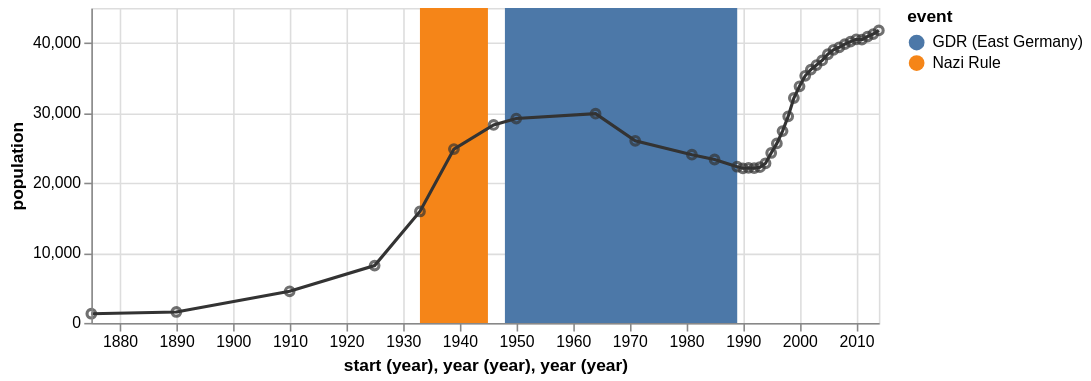

This figure's Vega-Lite source:
### Vega specification from a JSON file in a GitHub repository (floating-point values rounded to 4 significant figures)
{"$schema": "https://vega.github.io/schema/vega/v3.0.json", "description": "The population of the German city of Falkensee over time", "autosize": "pad", "padding": 5, "width": 500, "height": 200, "style": "cell", "data": [{"name": "source_0", "values": [{"start": "1933", "end": "1945", "event": "Nazi Rule"}, {"start": "1948", "end": "1989", "event": "GDR (East Germany)"}], "format": {}}, {"name": "source_1", "values": [{"year": "1875", "population": 1309}, {"year": "1890", "population": 1558}, {"year": "1910", "population": 4512}, {"year": "1925", "population": 8180}, {"year": "1933", "population": 15915}, {"year": "1939", "population": 24824}, {"year": "1946", "population": 28275}, {"year": "1950", "population": 29189}, {"year": "1964", "population": 29881}, {"year": "1971", "population": 26007}, {"year": "1981", "population": 24029}, {"year": "1985", "population": 23340}, {"year": "1989", "population": 22307}, {"year": "1990", "population": 22087}, {"year": "1991", "population": 22139}, {"year": "1992", "population": 22105}, {"year": "1993", "population": 22242}, {"year": "1994", "population": 22801}, {"year": "1995", "population": 24273}, {"year": "1996", "population": 25640}, {"year": "1997", "population": 27393}, {"year": "1998", "population": 29505}, {"year": "1999", "population": 32124}, {"year": "2000", "population": 33791}, {"year": "2001", "population": 35297}, {"year": "2002", "population": 36179}, {"year": "2003", "population": 36829}, {"year": "2004", "population": 37493}, {"year": "2005", "population": 38376}, {"year": "2006", "population": 39008}, {"year": "2007", "population": 39366}, {"year": "2008", "population": 39821}, {"year": "2009", "population": 40179}, {"year": "2010", "population": 40511}, {"year": "2011", "population": 40465}, {"year": "2012", "population": 40905}, {"year": "2013", "population": 41258}, {"year": "2014", "population": 41777}], "format": {}}, {"name": "data_0", "source": "source_0", "transform": [{"type": "formula", "expr": "timeParse(datum[\"start\"],'%Y')", "as": "start"}, {"type": "formula", "expr": "timeParse(datum[\"end\"],'%Y')", "as": "end"}, {"type": "filter", "expr": "datum[\"start\"] !== null && !isNaN(datum[\"start\"])"}, {"type": "formula", "as": "year_start", "expr": "datetime(year(datum[\"start\"]), 0, 1, 0, 0, 0, 0)"}, {"type": "formula", "as": "year_end", "expr": "datetime(year(datum[\"end\"]), 0, 1, 0, 0, 0, 0)"}]}, {"name": "data_1", "source": "source_1", "transform": [{"type": "formula", "expr": "timeParse(datum[\"year\"],'%Y')", "as": "year"}]}, {"name": "data_2", "source": "data_1", "transform": [{"type": "formula", "expr": "toDate(datum[\"year\"])", "as": "year"}, {"type": "formula", "expr": "toNumber(datum[\"population\"])", "as": "population"}, {"type": "filter", "expr": "datum[\"year\"] !== null && !isNaN(datum[\"year\"]) && datum[\"population\"] !== null && !isNaN(datum[\"population\"])"}, {"type": "formula", "as": "year_year", "expr": "datetime(year(datum[\"year\"]), 0, 1, 0, 0, 0, 0)"}]}, {"name": "data_3", "source": "data_1", "transform": [{"type": "formula", "expr": "toDate(datum[\"year\"])", "as": "year"}, {"type": "formula", "expr": "toNumber(datum[\"population\"])", "as": "population"}, {"type": "filter", "expr": "datum[\"year\"] !== null && !isNaN(datum[\"year\"]) && datum[\"population\"] !== null && !isNaN(datum[\"population\"])"}, {"type": "formula", "as": "year_year", "expr": "datetime(year(datum[\"year\"]), 0, 1, 0, 0, 0, 0)"}]}], "marks": [{"name": "layer_0_marks", "type": "rect", "style": ["rect"], "from": {"data": "data_0"}, "encode": {"update": {"x": {"scale": "x", "field": "year_start"}, "x2": {"scale": "x", "field": "year_end"}, "y": {"value": 0}, "y2": {"field": {"group": "height"}}, "fill": {"scale": "color", "field": "event"}}}}, {"name": "layer_1_marks", "type": "line", "style": ["line"], "sort": {"field": "datum[\"year_year\"]", "order": "descending"}, "from": {"data": "data_2"}, "encode": {"update": {"x": {"scale": "x", "field": "year_year"}, "y": {"scale": "y", "field": "population"}, "stroke": {"value": "#333"}}}}, {"name": "layer_2_marks", "type": "symbol", "style": ["point"], "from": {"data": "data_3"}, "encode": {"update": {"x": {"scale": "x", "field": "year_year"}, "y": {"scale": "y", "field": "population"}, "stroke": {"value": "#333"}, "fill": {"value": "transparent"}, "opacity": {"value": 0.7}}}}], "scales": [{"name": "x", "type": "time", "domain": {"fields": [{"data": "data_0", "field": "year_start"}, {"data": "data_0", "field": "year_end"}, {"data": "data_2", "field": "year_year"}, {"data": "data_3", "field": "year_year"}], "sort": true}, "range": [0, {"signal": "width"}]}, {"name": "color", "type": "ordinal", "domain": {"data": "data_0", "field": "event", "sort": true}, "range": "category"}, {"name": "y", "type": "linear", "domain": {"fields": [{"data": "data_2", "field": "population"}, {"data": "data_3", "field": "population"}], "sort": true}, "range": [{"signal": "height"}, 0], "nice": true, "zero": true}], "axes": [{"scale": "x", "orient": "bottom", "labelOverlap": true, "tickCount": {"signal": "ceil(width/40)"}, "title": "start (year), year (year), year (year)", "zindex": 1, "encode": {"labels": {"update": {"text": {"signal": "timeFormat(datum.value, '%Y')"}}}}}, {"scale": "x", "orient": "bottom", "domain": false, "grid": true, "labels": false, "maxExtent": 0, "minExtent": 0, "tickCount": {"signal": "ceil(width/40)"}, "ticks": false, "zindex": 0, "gridScale": "y"}, {"scale": "y", "orient": "left", "labelOverlap": true, "tickCount": {"signal": "ceil(height/40)"}, "title": "population", "zindex": 1}, {"scale": "y", "orient": "left", "domain": false, "grid": true, "labels": false, "maxExtent": 0, "minExtent": 0, "tickCount": {"signal": "ceil(height/40)"}, "ticks": false, "zindex": 0, "gridScale": "x"}], "legends": [{"fill": "color", "title": "event"}], "config": {"axisY": {"minExtent": 30}}}
